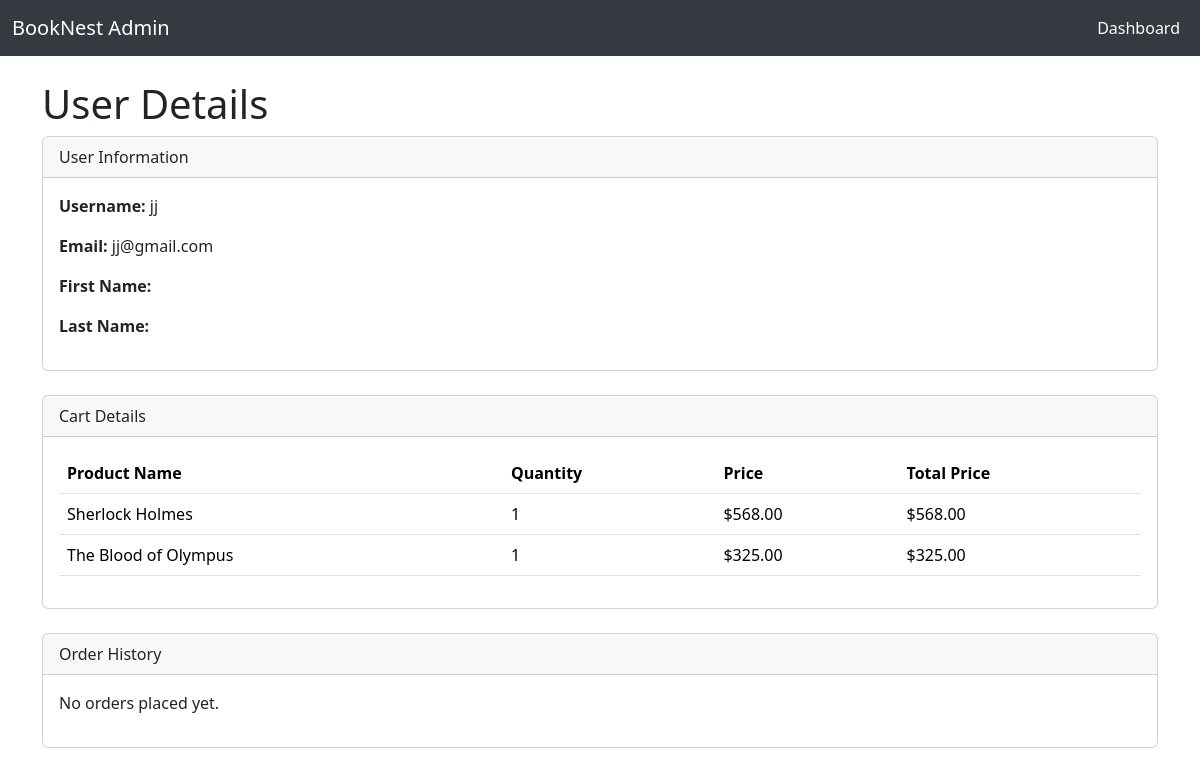
/user/1/details/, run on the app's committed database.
### store/models.py (models this page shows, shortened)
class CustomUser(AbstractUser):
    pass

class CartItem(models.Model):
    cart = models.ForeignKey(Cart, on_delete=models.CASCADE, related_name="items")
    product = models.ForeignKey(Product, on_delete=models.CASCADE)
    quantity = models.PositiveIntegerField(default=1)
    def total_price(self):
        return self.quantity * self.product.price

class Product(models.Model):
    title = models.CharField(max_length=255)
    author = models.CharField(max_length=255)
    price = models.DecimalField(max_digits=10, decimal_places=2)
    category = models.ForeignKey(Category, on_delete=models.CASCADE, related_name="products")
    quantity = models.DecimalField(max_digits=10, decimal_places=3)
    image = models.ImageField(upload_to='product_images/', blank=True, null=True)

### store/views.py (the view)
# urls.py: path('user/<int:user_id>/details/', views.user_details_view, name='view_user_details'),
def user_details_view(request, user_id):
    user = get_object_or_404(CustomUser, id=user_id)
    cart = get_object_or_404(Cart, user=user)
    orders = Order.objects.filter(user=user)
    context = {
        'user': user,
        'cart': cart,  # Pass the cart instance instead of cart items
        'orders': orders,
    }
    return render(request, 'user_details.html', context)

### templates/user_details.html (shortened to what this page needs)
<!DOCTYPE html>
<html lang="en">
<head>
    <link href="https://cdn.jsdelivr.net/npm/bootstrap@5.3.3/dist/css/bootstrap.min.css" rel="stylesheet">
</head>
<body>
    <nav class="navbar navbar-expand-lg navbar-dark">
        <div class="container-fluid">
            <a class="navbar-brand" href="{% url 'home' %}">BookNest Admin</a>
            <div class="collapse navbar-collapse" id="navbarNav">
                <ul class="navbar-nav ms-auto">
                    <li class="nav-item">
                        <a class="nav-link" href="{% url 'admin_dashboard' %}">Dashboard</a>
                    </li>
                </ul>
            </div>
        </div>
    </nav>
    <div class="container mt-4">
        <h1>User Details</h1>
        <div class="card mb-4">
            <div class="card-header">User Information</div>
            <div class="card-body">
                <p><strong>Username:</strong> {{ user.username }}</p>
                <p><strong>Email:</strong> {{ user.email }}</p>
                <p><strong>First Name:</strong> {{ user.first_name }}</p>
                <p><strong>Last Name:</strong> {{ user.last_name }}</p>
            </div>
        </div>
        <div class="card mb-4">
            <div class="card-header">Cart Details</div>
            <div class="card-body">
                {% if cart.items.exists %}
                    <table class="table table-hover">
                        <thead>
                            <tr>
                                <th>Product Name</th>
                                <th>Quantity</th>
                                <th>Price</th>
                                <th>Total Price</th>
                            </tr>
                        </thead>
                        <tbody>
                            {% for item in cart.items.all %}
                                <tr>
                                    <td>{{ item.product.title }}</td>
                                    <td>{{ item.quantity }}</td>
                                    <td>${{ item.product.price }}</td>
                                    <td>${{ item.total_price }}</td>
                                </tr>
                            {% endfor %}
                        </tbody>
                    </table>
                {% else %}
                    <p>No items in cart.</p>
                {% endif %}
            </div>
        </div>
        <div class="card mb-4">
            <div class="card-header">Order History</div>
            <div class="card-body">
                {% if orders %}
                <table class="table table-hover">
                    <thead>
                        <tr>
                            <th>Order ID</th>
                            <th>Items</th>
                            <th>Total Amount</th>
                        </tr>
                    </thead>
                    <tbody>
                        {% for order in orders %}
                        <tr>
                            <td>{{ order.id }}</td>
                            <td>
                                <ul>
                                    {% for item in order.items.all %}
                                        <li>{{ item.product.title }} - Quantity: {{ item.quantity }}</li>
                                    {% endfor %}
                                </ul>
                            </td>
                            <td>{{ order.total_cost }}</td>
                        </tr>
                        {% endfor %}
                    </tbody>
                </table>
                {% else %}
                <p>No orders placed yet.</p>
                {% endif %}
            </div>
        </div>
    </div>
</body>
</html>

### templates/user_details.html (style rules this page uses)
.navbar { background-color: #343a40; }
.navbar-brand, .nav-link { color: #fff !important; }

### data on the page
CustomUser: username "jj", email "jj@gmail.com"
CartItem: product "Sherlock Holmes", quantity "1", product.price "568.00", total_price "568.00"
CartItem: product "The Blood of Olympus", quantity "1", product.price "325.00", total_price "325.00"
